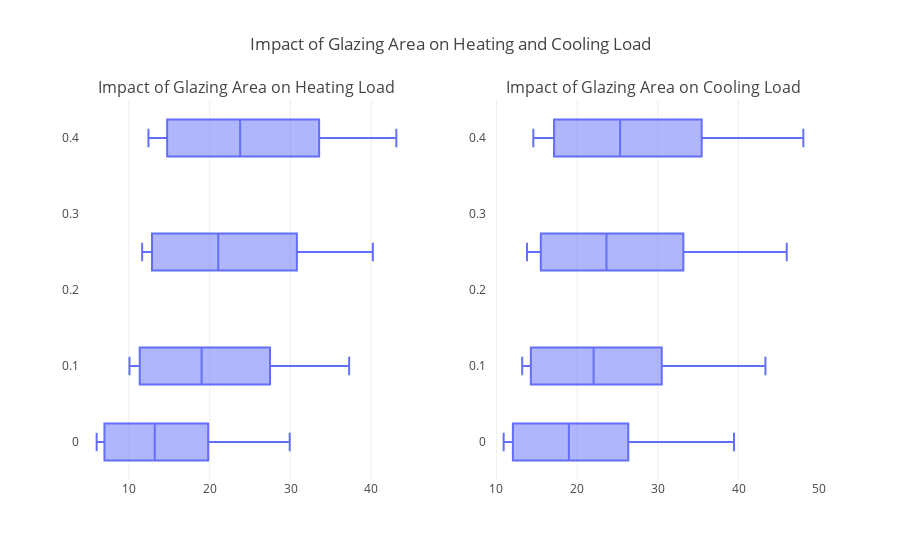

Notebook source saved alongside this figure:
### Markdown cell above
Impact of Glazing Area on Heating and Total Load

### Code cell
import plotly.express as px
import plotly.graph_objects as go
from plotly.subplots import make_subplots
import pandas as pd

# Assuming df is your DataFrame and it has the columns 'Glazing_Area', 'Heating_Load', and 'Cooling_Load'
df = pd.read_csv("energy_efficiency_data.csv")

# Create horizontal boxplot for Heating Load
fig_heating_glazing = px.box(df, y="Glazing_Area", x="Heating_Load",
                             labels={"Heating_Load": "Heating Load", "Glazing_Area": "Building Orientation"},
                             orientation='h')

# Create horizontal boxplot for Cooling Load
fig_cooling_glazing = px.box(df, y="Glazing_Area", x="Cooling_Load",
                             labels={"Cooling_Load": "Cooling Load", "Glazing_Area": "Building Orientation"},
                             orientation='h')

# Create subplots
fig2 = make_subplots(rows=1, cols=2, subplot_titles=("Impact of Glazing Area on Heating Load",
                                                     "Impact of Glazing Area on Cooling Load"),
                     horizontal_spacing=0.1)

# Add Heating Load plot
for trace in fig_heating_glazing['data']:
    fig2.add_trace(trace, row=1, col=1)

# Add Cooling Load plot
for trace in fig_cooling_glazing['data']:
    fig2.add_trace(trace, row=1, col=2)

# Define custom colors for the box plots
colors = ['#636EFA', '#EF553B', '#00CC96', '#AB63FA']

# Apply custom colors to the box plots
for i, trace in enumerate(fig2.data):
    if i < len(fig_heating_glazing['data']):
        trace.marker.color = colors[i % len(colors)]  # Apply color for Heating Load
    else:
        trace.marker.color = colors[(i - len(fig_heating_glazing['data'])) % len(colors)]  # Apply color for Cooling Load

# Update layout
fig2.update_layout(title_text="Impact of Glazing Area on Heating and Cooling Load",
                   showlegend=False)

# Show plot
fig2.show()

### Figure 1 — Plotly figure (JSON) as saved in the notebook; plotly's stock layout.template omitted (floating-point values rounded to 4 significant figures; data arrays with more than 128 entries replaced by an {"elided": "..."} marker saying what was removed)
{"data": [{"alignmentgroup": "True", "hovertemplate": "Heating Load=%{x}<br>Building Orientation=%{y}<extra></extra>", "legendgroup": "", "marker": {"color": "#636EFA"}, "name": "", "notched": false, "offsetgroup": "", "orientation": "h", "showlegend": false, "type": "box", "x": {"elided": "768 float values"}, "x0": " ", "xaxis": "x", "y": {"elided": "768 float values"}, "y0": " ", "yaxis": "y"}, {"alignmentgroup": "True", "hovertemplate": "Cooling Load=%{x}<br>Building Orientation=%{y}<extra></extra>", "legendgroup": "", "marker": {"color": "#636EFA"}, "name": "", "notched": false, "offsetgroup": "", "orientation": "h", "showlegend": false, "type": "box", "x": {"elided": "768 float values"}, "x0": " ", "xaxis": "x2", "y": {"elided": "768 float values"}, "y0": " ", "yaxis": "y2"}], "layout": {"annotations": [{"font": {"size": 16}, "showarrow": false, "text": "Impact of Glazing Area on Heating Load", "x": 0.225, "xanchor": "center", "xref": "paper", "y": 1, "yanchor": "bottom", "yref": "paper"}, {"font": {"size": 16}, "showarrow": false, "text": "Impact of Glazing Area on Cooling Load", "x": 0.775, "xanchor": "center", "xref": "paper", "y": 1, "yanchor": "bottom", "yref": "paper"}], "showlegend": false, "title": {"text": "Impact of Glazing Area on Heating and Cooling Load"}, "xaxis": {"anchor": "y", "domain": [0, 0.45]}, "xaxis2": {"anchor": "y2", "domain": [0.55, 1]}, "yaxis": {"anchor": "x", "domain": [0, 1]}, "yaxis2": {"anchor": "x2", "domain": [0, 1]}}}
